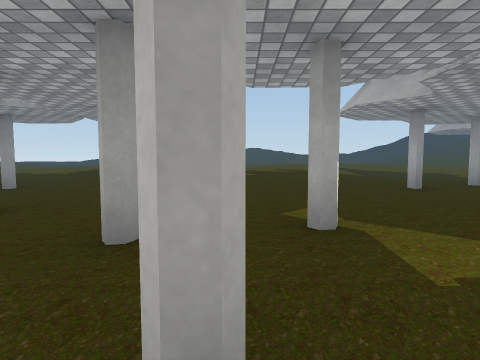
View 1 (above)

20 first-person views from a walk through a scene from a Unity 3-D project. The camera is 1.2 m above the floor, tilts 4° down and sees 80° across. The floor is counted in squares, 2 m on a side. Each view is taken from the middle of a square. On the plan, view 1 faces up. The plan holds only what a view shows up to about 9 squares ahead; the rest is blank. The place goes on beyond the plan. The player is left out. Some surface patterns are stand-ins.

View 2
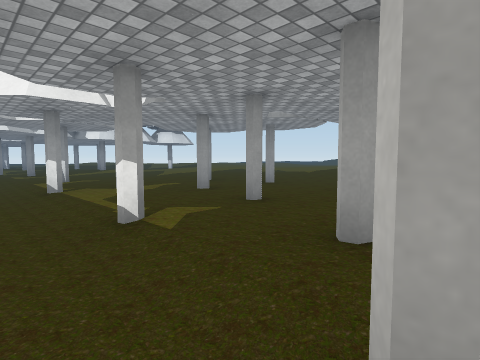

View 3
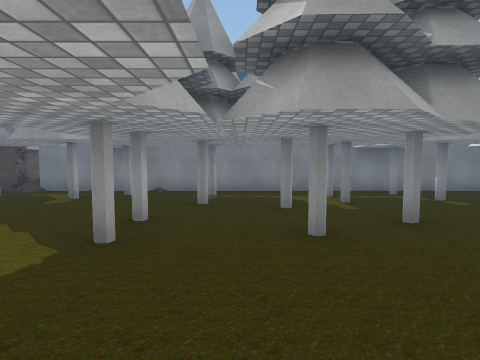

View 4
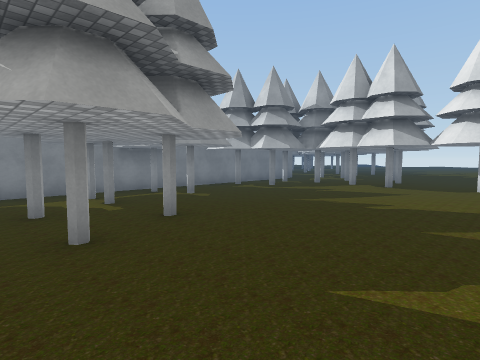

View 5
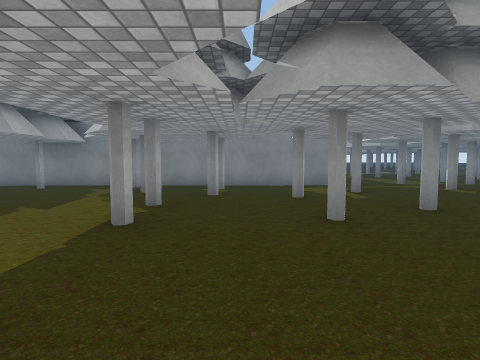

View 6
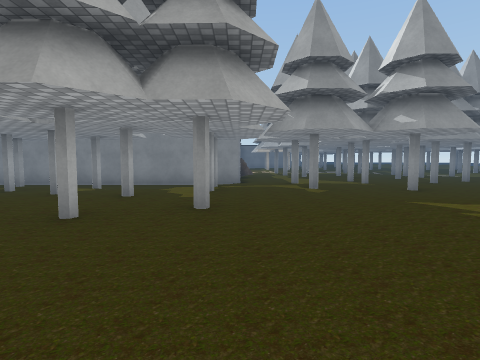

View 7
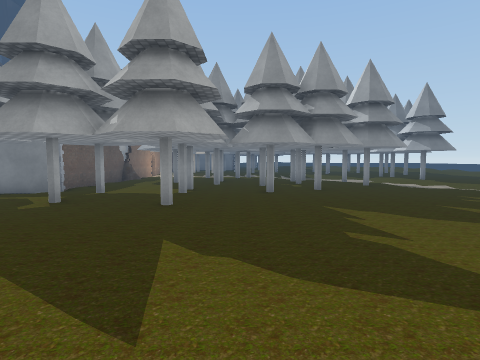

View 8
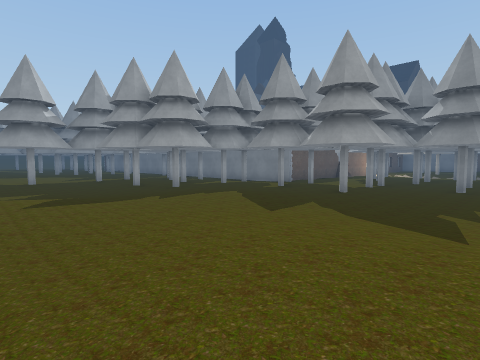

View 9
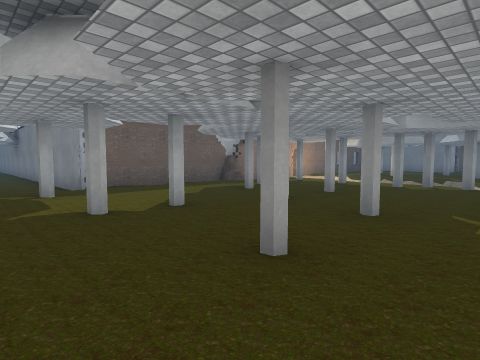

View 10
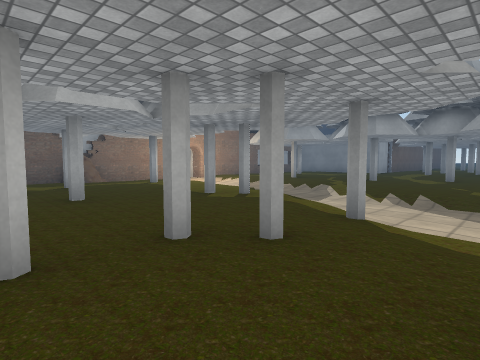

View 11
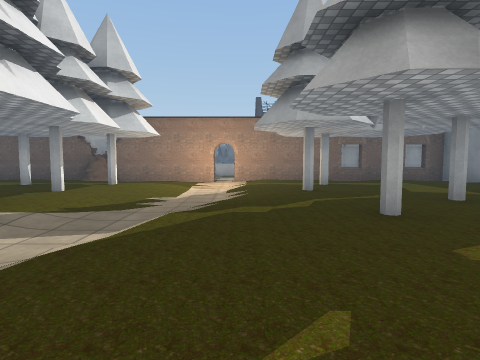

View 12
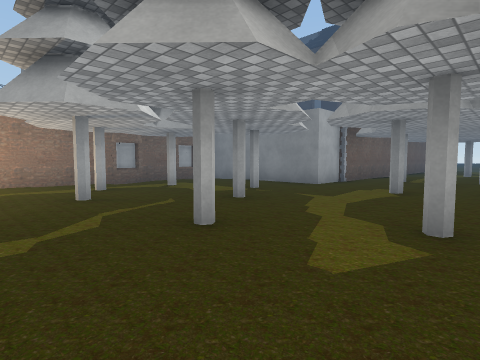

View 13
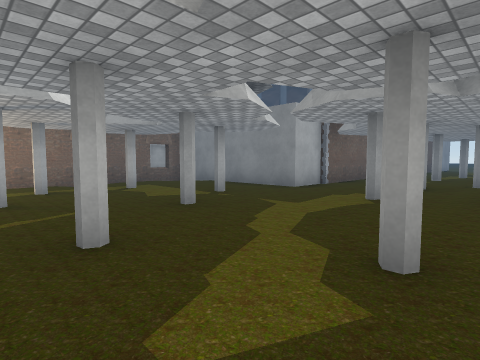

View 14
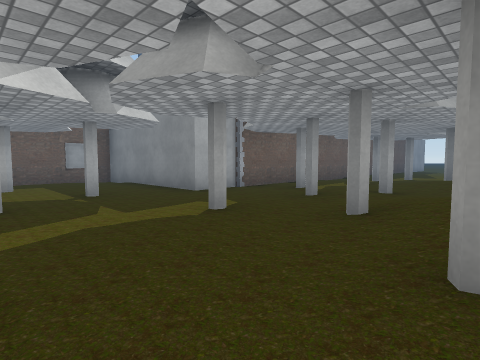

View 15
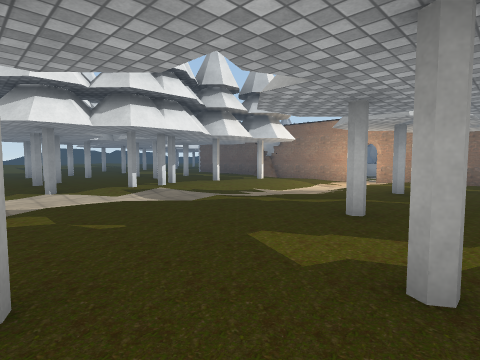

View 16
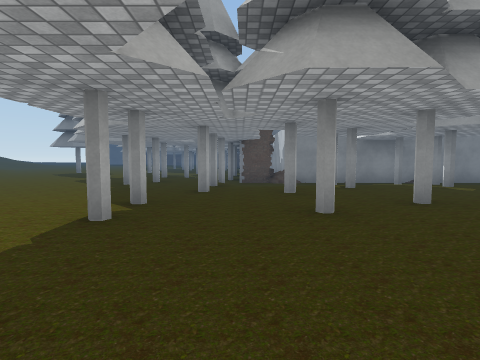

View 17
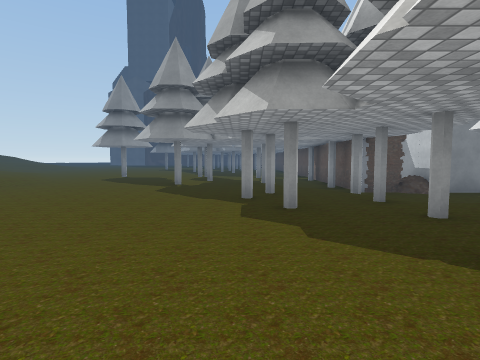

View 18
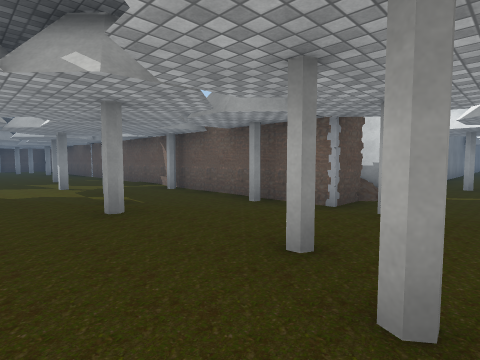

View 19
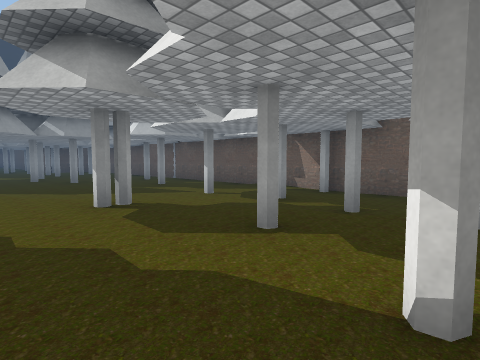

View 20
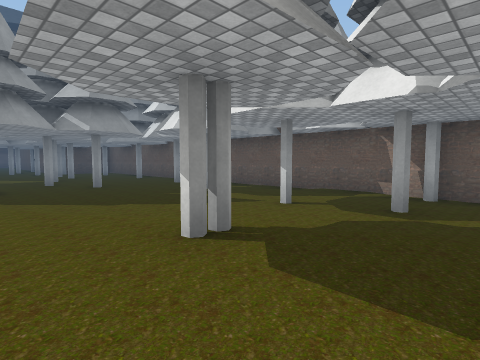

### Floor plan
Key: @ floor where view 1 was taken; # wall or solid block; x gap in a wall; . main floor; : floor 0.25 m higher than the main floor; - floor 0.25 m lower than the main floor; + floor 0.5 m higher than the main floor; / step, stairs or slope; O other object.
Columns run from 25 left of view 1 to 11 right of it. Each row starts with its distance up from view 1.
  9   ///:++          ::      :+/...
  8   +++::+/...::   ::.:/+  ::::...
  7   +++::::....#.:::::://  ::::..
  6   //:::::........:::...::::::....:
  5   .::::::..#.#.......#...:::.#...:.
  4  ....:::..#..:......#..x....#..x....
  3 ...........#.#.......#.......#.......
  2 .....#.#......#...#.....#.#.....#....
  1 ........../ /#.#....#./#/#/  -//.#...
  0 ........#. -------#------@#----#.....
 -1 ...#.....###################O##/.....
 -2 .........#                 ####-.#.#.
 -3 .........#                    #-/....
 -4 .....#...#                    #-//#..
 -5 -......#.#                    #---...
 -6 -//...#..O                    #----..
 -7 --//#..#.#                    #-#--..
 -8 -----/-..#                    #----/.
 -9 /.//-----#                    #-----.
-10 .....////#                    #-#---
-11 #.....#..#                     -----
-12 ...#...#.#                     #-#-
-13 .#..#....#                      --#-
-14 /......#.#                       ---
-15 //.#.#...#                        -x
-16 +#.......#
-17  /#..#####
-18  :#..#
-19  /:..#
-20  #:..#
-21   ...#
-22   #.

Where each view was taken, in squares from view 1:
view 1: 0 up, 0 right, facing up
view 2: 0 up, 0 right, facing up-left
view 3: 8 up, 3 left, facing down
view 4: 8 up, 3 left, facing down-left
view 5: 8 up, 13 left, facing down
view 6: 8 up, 16 left, facing down
view 7: 7 up, 21 left, facing down
view 8: 9 up, 23 left, facing down-right
view 9: 1 up, 23 left, facing down-right
view 10: 3 down, 25 left, facing down-right
view 11: 10 down, 25 left, facing right
view 12: 10 down, 24 left, facing down-right
view 13: 11 down, 24 left, facing down-right
view 14: 13 down, 25 left, facing down-right
view 15: 13 down, 25 left, facing up-right
view 16: 8 up, 5 right, facing down
view 17: 6 up, 8 right, facing down
view 18: 1 up, 9 right, facing down-left
view 19: 2 down, 11 right, facing down-left
view 20: 4 down, 11 right, facing down-left
